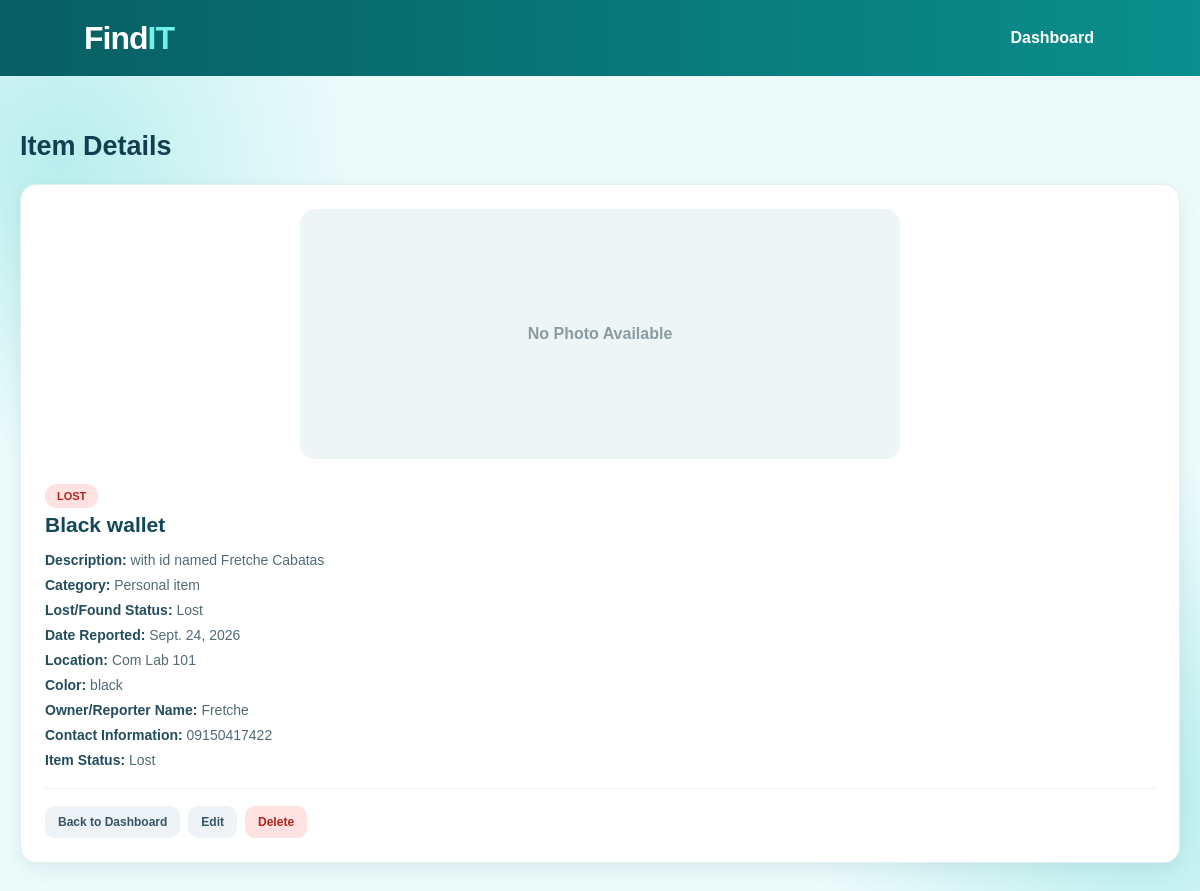
Screenshot of /item/1/ with the database file from the repository.
### chay_id/models.py (models this page shows, shortened)
class LostFoundItem(models.Model):
    STATUS_CHOICES = [
        ('Lost', 'Lost'),
        ('Found', 'Found'),
    ]
    ITEM_STATUS_CHOICES = [
        ('Lost', 'Lost'),
        ('Found', 'Found'),
        ('Claimed', 'Claimed'),
    ]
    item_name = models.CharField(max_length=100)
    item_photo = models.ImageField(upload_to='item_photos/', blank=True, null=True)
    description = models.TextField()
    category = models.CharField(max_length=100)
    lost_found_status = models.CharField(
        max_length=10,
        choices=STATUS_CHOICES
    )
    date_reported = models.DateField()
    location = models.CharField(max_length=200)
    color = models.CharField(max_length=50)
    reporter_name = models.CharField(max_length=100)
    contact_information = models.CharField(max_length=100)
    item_status = models.CharField(
        max_length=10,
        choices=ITEM_STATUS_CHOICES,
        default='Lost'
    )

### chay_id/views.py (the view)
# urls.py: path('item/<int:item_id>/', views.item_detail, name='item_detail'),
def item_detail(request, item_id):
    item = get_object_or_404(LostFoundItem, id=item_id)
    return render(request, 'chay_id/item_detail.html', {'item': item})

### chay_id/templates/chay_id/item_detail.html (shortened to what this page needs)
{% load static %}
<!DOCTYPE html>
<html>
<head>
    <link rel="stylesheet" href="{% static 'chay_id/style.css' %}">
</head>
<body>
    <nav class="navbar">
        <div class="logo">Find<span>IT</span></div>
        <a href="{% url 'index' %}" class="nav-link">Dashboard</a>
    </nav>
    <main class="home-page">
        <div class="home-container">
            <section class="items-section">
                <div class="items-heading">
                    <h2>Item Details</h2>
                </div>
                <article class="item-card">
    {% if item.item_photo %}
        <img src="{{ item.item_photo.url }}"
             alt="{{ item.item_name }}"
             class="detail-item-photo">
    {% else %}
        <div class="detail-no-photo">
            No Photo Available
        </div>
    {% endif %}
    {% if item.lost_found_status == 'Lost' %}
                        <span class="badge badge-lost">LOST</span>
                    {% else %}
                        <span class="badge badge-found">FOUND</span>
                    {% endif %}
                    <h3>{{ item.item_name }}</h3>
                    <div class="item-info">
                        <p><strong>Description:</strong> {{ item.description }}</p>
                        <p><strong>Category:</strong> {{ item.category }}</p>
                        <p><strong>Lost/Found Status:</strong> {{ item.get_lost_found_status_display }}</p>
                        <p><strong>Date Reported:</strong> {{ item.date_reported }}</p>
                        <p><strong>Location:</strong> {{ item.location }}</p>
                        <p><strong>Color:</strong> {{ item.color }}</p>
                        <p><strong>Owner/Reporter Name:</strong> {{ item.reporter_name }}</p>
                        <p><strong>Contact Information:</strong> {{ item.contact_information }}</p>
                        <p><strong>Item Status:</strong> {{ item.get_item_status_display }}</p>
                    </div>
                    <div class="item-actions">
                        <a href="{% url 'index' %}" class="btn btn-cancel">Back to Dashboard</a>
                        <a href="{% url 'edit_item' item.id %}" class="btn btn-edit">Edit</a>
                        <a href="{% url 'delete_item' item.id %}" class="btn btn-delete">Delete</a>
                    </div>
                </article>
            </section>
        </div>
    </main>
</body>
</html>

### chay_id/static/chay_id/style.css (style rules this page uses)
* { box-sizing: border-box; margin: 0; padding: 0; }
body { font-family: Arial, Helvetica, sans-serif; background: #eefbfb; color: #123b4a; min-height: 100vh; }
.navbar { height: 76px; background: linear-gradient(90deg, #075e63, #0a8f8c); display: flex; align-items: center; justify-content: space-between; padding: 0 7%; color: white; box-shadow: 0 3px 12px rgba(0, 0, 0, 0.12); }
.logo { font-size: 32px; font-weight: 800; letter-spacing: -1px; }
.logo span { color: #6ff2e8; }
.nav-link { color: white; text-decoration: none; font-weight: bold; padding: 11px 22px; border-radius: 25px; transition: 0.2s; }
.btn { display: inline-flex; align-items: center; justify-content: center; padding: 13px 25px; border-radius: 10px; border: none; text-decoration: none; font-weight: bold; font-size: 15px; cursor: pointer; transition: 0.2s; }
.btn-cancel { background: #edf3f7; color: #365466; min-width: 120px; }
.home-page { min-height: calc(100vh - 76px); padding: 45px 20px 60px; background: radial-gradient(circle at 5% 10%, #b9eeee 0, transparent 22%), radial-gradient(circle at 95% 85%, #b9eeee 0, transparent 25%), #eefbfb; }
.home-container { width: 100%; max-width: 1200px; margin: 0 auto; }
.items-section { margin-top: 10px; }
.items-heading { display: flex; justify-content: space-between; align-items: center; margin-bottom: 22px; }
.items-heading h2 { color: #123f50; font-size: 27px; }
.item-card { background: white; border-radius: 16px; padding: 24px; box-shadow: 0 6px 20px rgba(0, 80, 90, 0.09); border: 1px solid #e3f0f2; transition: 0.2s; }
.item-card h3 { color: #12475a; font-size: 21px; margin-bottom: 12px; }
.item-info { margin-top: 15px; }
.item-info p { margin: 9px 0; color: #526b77; font-size: 14px; }
.item-info strong { color: #234c5d; }
.badge { display: inline-block; padding: 6px 12px; border-radius: 20px; font-size: 11px; font-weight: bold; margin-bottom: 5px; }
.badge-lost { background: #fee2e2; color: #b42318; }
.item-actions { display: flex; gap: 8px; margin-top: 20px; padding-top: 17px; border-top: 1px solid #edf2f4; }
.item-actions .btn { padding: 9px 13px; font-size: 12px; }
.btn-edit { background: #edf3f7; color: #365466; }
.btn-delete { background: #fee2e2; color: #b42318; }
.item-card { min-width: 0; overflow: hidden; }
.item-card h3, .item-card p { overflow-wrap: break-word; }
.detail-no-photo { width: 100%; max-width: 600px; height: 250px; margin: 0 auto 25px; border-radius: 15px; background: #eef5f6; display: flex; align-items: center; justify-content: center; color: #8a9ba3; font-weight: bold; }

### rows the page displays
LostFoundItem: item_name "Black wallet", description "with id named Fretche Cabatas", category "Personal item", lost_found_status "Lost", date_reported "Sept. 24, 2026", location "Com Lab 101", color "black", reporter_name "Fretche", contact_information "09150417422", item_status "Lost"
